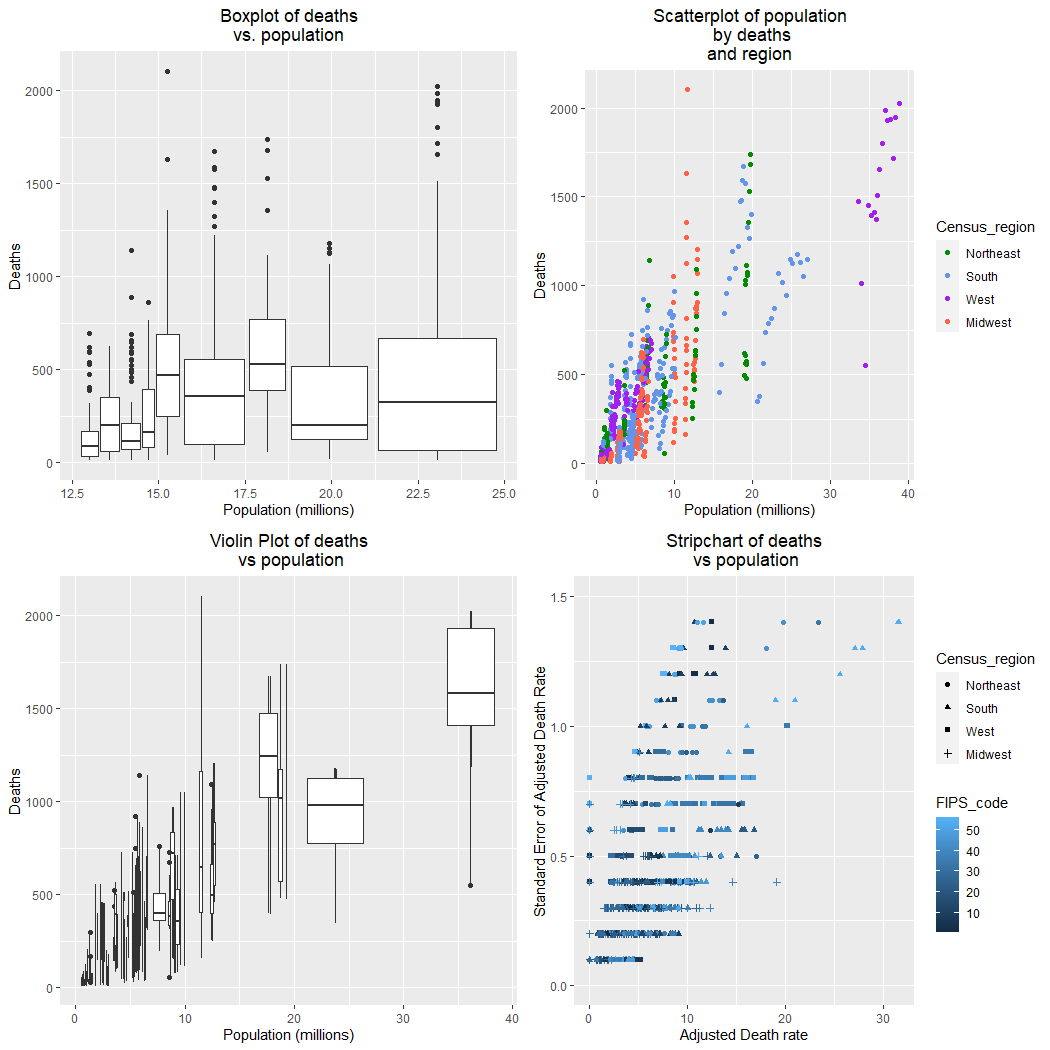

Write R code to recreate this figure.
# Advaith Cheruvu
# September 27th, 2021
# WK5L1Cheruvu.R
# This script cleans opiates data
#
# Clean up and set up
rm(list=ls())
setwd("/Users/advai/Documents/DSFS")
#
# install and load libraries
library(tidyverse)
library(ggdendro)
library(ggalt)
library(plotluck)
library(gridExtra)
source("myfunctions.R")
#
# load opiates data
opiates <- read.csv(file = "C:\\Users\\advai\\Documents\\DSFS\\opiates.csv",header=T)
#
# looking at the data
names(opiates)
summary(opiates)
str(opiates)
dim(opiates)
class(opiates)
glimpse(opiates)
head(opiates)
#
# rename columns
names(opiates) <- c("X", "Year","State_name", "FIPS_code", "Deaths", "Population", "Crude_death_rate", "Adjusted_death_rate", "Standard_error_adjusted_death_rate", "Census_region", "Abbreviated_state_name", "Census_division")
#
# converting Census region to factor
opiates$Census_region <- as.factor(opiates$Census_region)
opiates$Census_region <- ordered(opiates$Census_region, levels = c("Northeast", "South", "West", "Midwest"))
class(opiates$Census_region)
#
# summary command tells us that columns "crude" and "adjusted" have 28 NAs
# fill missing data with 0
opiates[is.na(opiates)] <- 0
#
# converting column population to population in the millions
opiates$Population <- (opiates$Population/1000000)
#
# deaths vs population boxplot
bp <- ggplot(opiates, aes(grouping= Census_division,  #groups the data
                         x=Population,                # sets the x to population
                         y=Deaths))+                  # sets the y to deaths
  geom_boxplot() +                                    # tells R to create a boxplot
  xlab("Population (millions)") +                     # labels the x axis
  ylab("Deaths") +                                    # labels the y axis
  ggtitle("Boxplot of deaths\nvs. population") +      # labels the plot
  theme(plot.title = element_text(hjust = 0.5))       # centers the title

# Prints the plot
bp

#
# population by deaths and region scatterplot

sp <- ggplot(opiates, aes(grouping = Census_region,   # groups the data
                    x=Population,                     # sets the x to population
                    y=Deaths,                         # sets the y to deaths
                    color = Census_region))+          # colors the points based on the census region
  geom_point() +                                      # tells R to create a scatter plot
  xlab("Population (millions)") +                     # labels the x axis
  ylab("Deaths") +                                    # labels the y axis
  ggtitle("Scatterplot of population\n by deaths\nand region") +  # labels the plot
  theme(plot.title = element_text(hjust = 0.5))+                  # centers the title
  scale_color_manual(values=c("green4", "cornflowerblue", "purple", "tomato1")) # changes the colors of the points

# Prints the plot
sp 
#
# Violin plot of deaths vs population

vp <- ggplot(opiates, aes(grouping = Abbreviated_state_name,   # groups the data
                    x=Population,                              # sets the x to population
                    y=Deaths)) +                               # sets the y to deaths
  xlab("Population (millions)") +                              # labels the x axis
  ylab("Deaths") +                                             # labels the y axis
  ggtitle("Violin Plot of deaths\n vs population") +           # labels the plot
  theme(plot.title = element_text(hjust = 0.5))+               # centers the title
  geom_violin()+                                               # tells R to create a violin plot
  geom_boxplot()                                               # tells R to create a boxplot on top of the violin plot

# Prints the plot
vp
#
# Stripchart of deaths vs. population

sc <-ggplot(opiates, aes(
                         x=Adjusted_death_rate,               # sets the x to adjusted death rate
                         y=Standard_error_adjusted_death_rate,# sets the y to standard error of the adjusted death rate
                         scale_color_gradient(low = "darkblue", high = "deepskyblue"), # creates the color gradient
                         shape = Census_region)) + # changes the points to shapes based on census region
  xlab("Adjusted Death rate") +                    # labels the x axis
  ylab("Standard Error of Adjusted Death Rate") +  # labels the y axis
  ggtitle("Stripchart of deaths\n vs population")+ # labels the plot
  theme(plot.title = element_text(hjust = 0.5))+   # centers the title
  geom_point(aes(color=FIPS_code))+                # colors the plot based on FIPS code
  ylim(0.0, 1.5)                                   # changes the y axis scale

# Prints the plot
sc
#
# Consolidating these charts onto one page using gridExtra
grid.arrange(bp, sp, vp, sc, ncol=2)
